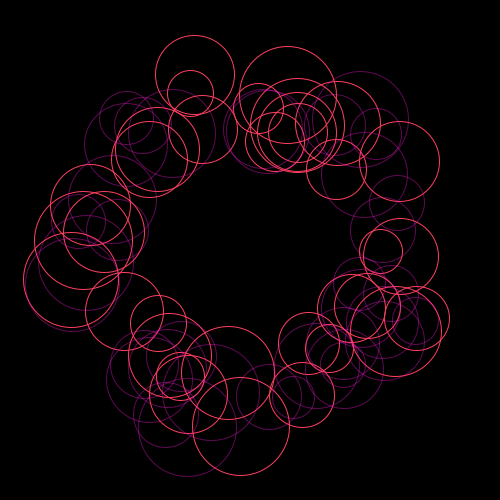
Frame 1 (no input)
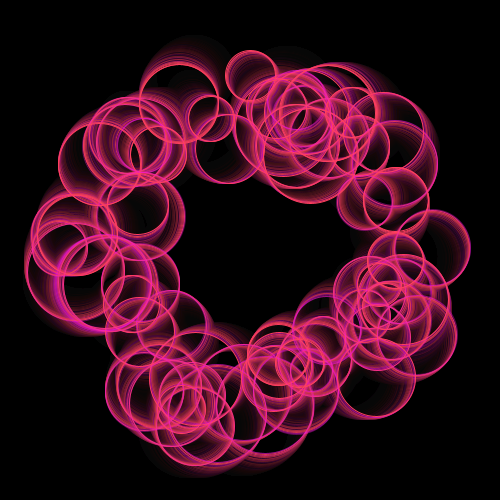
Frame 60 (the mouse pressed at the canvas centre just before this capture)
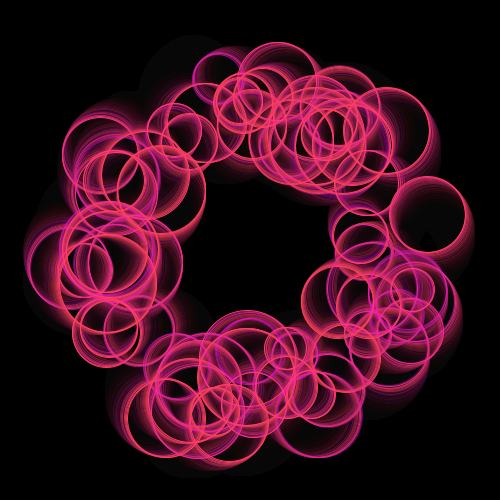
Frame 120 (the mouse held since frame 60 and released just before this capture)

The Processing sketch that drew these frames (run headless with seeded random() and noise(); from frame 60 on, the mouse is pressed at the canvas centre):

// Processing sketch: processing_128697
// ── processing_128697.pde

int nFrames = 256;
float phasor = 0.0;
float phasorInc = 1.0 / (float) nFrames;
ArrayList shapes;

class Shapes {
  PVector v;
  
  Shapes() {
    v = new PVector();
  }
  
  void update() {
  }
}


class Ring extends Shapes {
  float r;  // Radius
  
  Ring(float x, float y, float r_) {
    v.x = x;
    v.y = y;
    r = r_;
  }
  
  void update() {
    ellipse(v.x, v.y, r, r);
  }
 
}


void updatePhasor() {
  phasor += phasorInc;
  
  if (phasor >= 1.0) {
    phasor -= 1.0;
  }
}

PVector getVCoordinates(PVector v, float d, float a) {
  return new PVector(v.x + d * cos(a), v.y + d * sin(a)); 
}

PVector getVCoordinates(float x, float y, float d, float a) {
  return new PVector(x + d * cos(a), y + d * sin(a)); 
}

void setup() {
  size(500, 500);
  background(0);
  smooth();
  shapes = new ArrayList();
  
  for (int i = 0; i < 70; i++) {
    PVector v = getVCoordinates(width * 0.5, height * 0.5, random(width * 0.25, width * 0.333), random(TWO_PI));
    shapes.add(new Ring(v.x, v.y, random(width / 12.0, width / 5.0)));
  }
}

void draw() {
  // Fade last frame
  noStroke();
  fill(0, 16);
  rect(0, 0, width, height);
  
  // Draw Shapes
  noFill();
  strokeWeight(1);
  
  int lsSize = shapes.size();

  for (int i = 0; i < lsSize; i++) {
    if (random(1.0) > 0.5) {
      stroke(252, 23, 218, 96);
    }
    else {
      stroke(254, 63, 96);
    }
    pushMatrix();
    float xOffset = 25.0 * (sin(((float) i / (float) lsSize + phasor) * TWO_PI));
    float yOffset = 25.0 * (cos(((float) i / (float) lsSize + phasor) * TWO_PI));
    translate(xOffset, yOffset);
    
    Shapes thisShape = (Shapes) shapes.get(i);
    thisShape.update();
    popMatrix();
  }
    
  updatePhasor();
}
